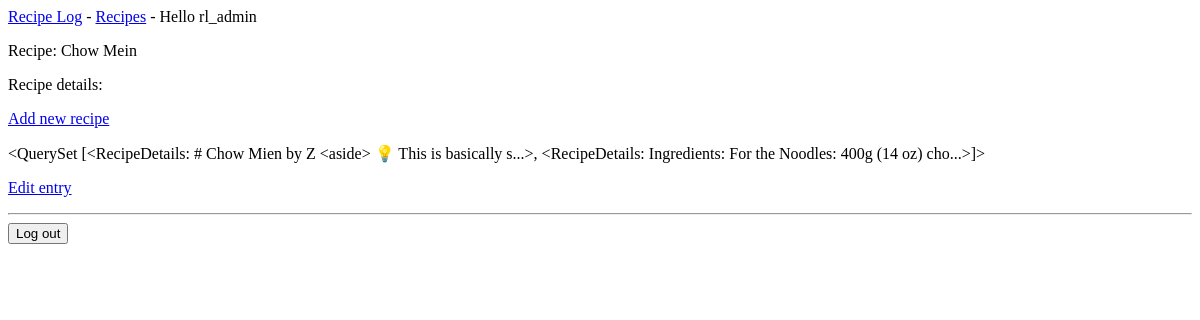
Before: /recipes/3/ (signed in) with the older database file.
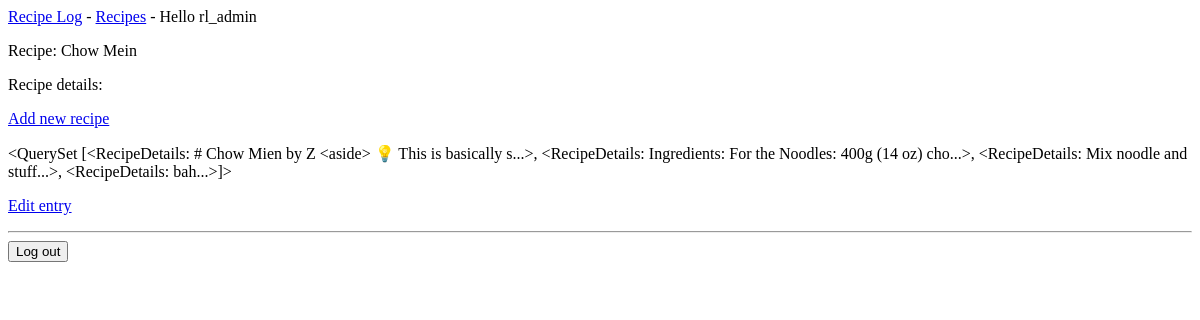
After: the same page with the newer database file.
### recipe_log/models.py (models this page shows, shortened)
class Recipe(models.Model):
    text = models.CharField(max_length=200)
    date_added = models.DateTimeField(auto_now_add=True)
    owner = models.ForeignKey(User, on_delete=models.CASCADE)

class RecipeDetails(models.Model):
    recipe = models.ForeignKey(Recipe, on_delete=models.CASCADE)
    text = models.TextField()
    date_added = models.DateTimeField(auto_now_add=True)
    class Meta:
        verbose_name_plural = 'recipe_details'
    def __str__(self):
        return f"{self.text[:50]}..."

### recipe_log/views.py (the view)
# urls.py: path('recipes/<int:recipe_id>/', views.recipe, name='recipe'),
@login_required
def recipe(request, recipe_id):
    recipe = Recipe.objects.get(id=recipe_id)
    if recipe.owner != request.user:
        raise Http404
    recipe_details = recipe.recipedetails_set.order_by('date_added')
    context = {'recipe': recipe, 'recipe_details': recipe_details}
    return render(request, 'recipe_log/recipe.html', context)

### recipe_log/templates/recipe_log/recipe.html
{% extends 'recipe_log/base.html' %}
{% block content %}
  <p>Recipe: {{ recipe.text }}</p>
  <p>Recipe details: </p>
    <p>
      <a href="{% url 'recipe_log:new_recipe_details' recipe.id %}">Add new recipe</a>
    </p>
    <p> {{ recipe_details }}</p>
    <p><a href="{% url 'recipe_log:edit_recipe_details' recipe.id %}">Edit entry</a></p>
{% endblock content %}

### recipe_log/templates/recipe_log/base.html (shortened to what this page needs)
<p>
    <a href="{% url 'recipe_log:index' %}"> Recipe Log</a> -
    <a href="{% url 'recipe_log:recipes' %}"> Recipes</a> -
    {% if user.is_authenticated %}
      Hello {{ user.username }}
    {% else %}
      <a href="{% url 'accounts:register' %}">Register</a> -
      <a href="{% url 'accounts:login' %}">Log in</a>
    {% endif %}
</p>
{% block content %} {% endblock content %}
{% if user.is_authenticated %}
  <hr />
  <form action="{% url 'accounts:logout' %}" method="post">
    <button name="submit">Log out</button>
  </form>
{% endif %}

Changed rows visible on the page:
changed through a linked row, RecipeDetails: recipe+text "<QuerySet [<RecipeDetails: # Chow Mien by Z <aside> 💡 This is basically s...>, <RecipeDetails: Ingredients: For the Noodles: 400g (14 oz) cho...>]>" → "…Noodles: 400g (14 oz) cho...>, <RecipeDetails: Mix noodle and stuff...>, <RecipeDetails: bah...>]>"
